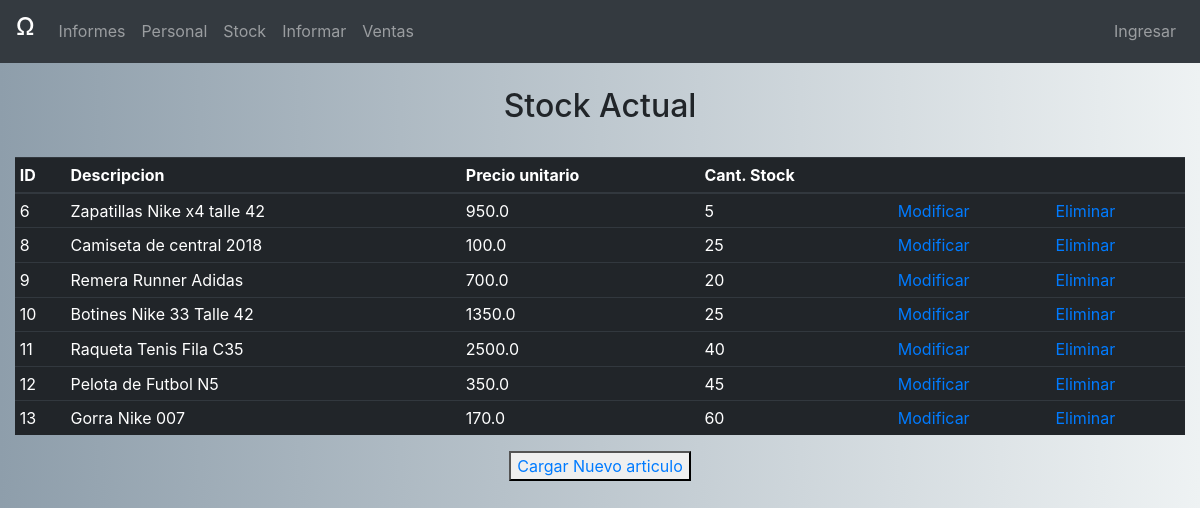
Screenshot of /Stock with the database file from the repository.
### CapaDatos/modelos.py (models this page shows, shortened)
class Articulo(db.Model):
    __tablename__='articulos'
    id = db.Column(db.Integer, primary_key=True, autoincrement=True)
    descripcion = db.Column(db.String, nullable=False, unique=True)
    precio_unitario = db.Column(db.Float, nullable=False)
    stock = db.Column(db.Integer, nullable=False)

### CapaPresentacion/InformadorProyecto.py (the view)
@app.route('/Stock')
def stock():
    articulos = ControladorLocal().getall_articulos()
    return render_template('index.html',pagina='stock.html',articulos=articulos)

### CapaDatos/Datos.py (called while the page is built)
    def getall_articulos(self):
        return Articulo.query.all()

### CapaNegocio/Logica.py (called while the page is built)
    def getall_articulos(self):
        return self.articulosdata.getall_articulos()

### CapaPresentacion/templates/index.html (shortened to what this page needs)
<!DOCTYPE html>
<html lang="en">
<head>
  <link rel="stylesheet" href="static/css/bootstrap.min.css">
</head>
<body>
{% include('cabecera.html') %}
<div class="container-fluid">
    {% include pagina %}
</div>
</body>
</html>

### CapaPresentacion/templates/stock.html (shortened to what this page needs)
<!DOCTYPE html>
<html lang="en">
<head>
</head>
<body style="background: linear-gradient(to right, #8e9eab, #eef2f3);">
<br>
<div align="center"><h2>Stock Actual</h2></div><br>
<div class="container-fluid" >
    <div class="row">
        <table class="table table-sm table-dark table-hover">
    <thead style="border-bottom: 2px solid black; border-top-color: #9fcdff;">
    <tr>
        <th>ID</th>
        <th>Descripcion</th>
        <th>Precio unitario</th>
        <th>Cant. Stock</th>
        <th></th>
        <th></th>
    </tr>
    </thead>
        <tbody>
        {% for articulo in articulos %}
            <tr>
           <td>{{ articulo.id  }}</td>
           <td>{{ articulo.descripcion }}</td>
           <td>{{ articulo.precio_unitario  }}</td>
           <td>{{ articulo.stock  }}</td>
            <td><a href="{{url_for('.formularioarticulos',ID=articulo.id)}}">Modificar</a></td>
                <td><a onclick="return confirm('¿Confirmar el  el articulo seleccionado?')" href="{{ url_for('.eliminararticulo',ID=articulo.id) }}">Eliminar</a></td>
           </tr>
        {% endfor %}
        </tbody>
</table>
    </div>
</div>
<div  align="center">
<button><a href=" {{ url_for('formularioarticulos') }}">Cargar Nuevo articulo</a></button>
</div>
</body>
</html>

### rows the page displays
Articulo: id "6", descripcion "Zapatillas Nike x4 talle 42", precio_unitario "950.0", stock "5"
Articulo: id "8", descripcion "Camiseta de central 2018", precio_unitario "100.0", stock "25"
Articulo: id "9", descripcion "Remera Runner Adidas", precio_unitario "700.0", stock "20"
Articulo: id "10", descripcion "Botines Nike 33 Talle 42", precio_unitario "1350.0", stock "25"
Articulo: id "11", descripcion "Raqueta Tenis Fila C35", precio_unitario "2500.0", stock "40"
Articulo: id "12", descripcion "Pelota de Futbol N5", precio_unitario "350.0", stock "45"
Articulo: id "13", descripcion "Gorra Nike 007", precio_unitario "170.0", stock "60"
